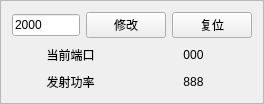
<?xml version="1.0" encoding="UTF-8"?>
<ui version="4.0">
 <class>LinkTest</class>
 <widget class="QFrame" name="LinkTest">
  <property name="geometry">
   <rect>
    <x>0</x>
    <y>0</y>
    <width>264</width>
    <height>104</height>
   </rect>
  </property>
  <property name="windowTitle">
   <string>Frame</string>
  </property>
  <property name="styleSheet">
   <string notr="true"/>
  </property>
  <property name="frameShape">
   <enum>QFrame::StyledPanel</enum>
  </property>
  <property name="frameShadow">
   <enum>QFrame::Raised</enum>
  </property>
  <layout class="QVBoxLayout" name="verticalLayout">
   <item>
    <layout class="QHBoxLayout" name="horizontalLayout">
     <item>
      <widget class="QLineEdit" name="lineEdit">
       <property name="text">
        <string>2000</string>
       </property>
      </widget>
     </item>
     <item>
      <widget class="QPushButton" name="btnChangeIp">
       <property name="text">
        <string>修改</string>
       </property>
      </widget>
     </item>
     <item>
      <widget class="QPushButton" name="btnReset">
       <property name="text">
        <string>复位</string>
       </property>
      </widget>
     </item>
    </layout>
   </item>
   <item>
    <layout class="QGridLayout" name="gridLayout">
     <item row="0" column="0">
      <widget class="QLabel" name="label_3">
       <property name="text">
        <string>当前端口</string>
       </property>
       <property name="alignment">
        <set>Qt::AlignCenter</set>
       </property>
      </widget>
     </item>
     <item row="0" column="1">
      <widget class="QLabel" name="labelIp">
       <property name="text">
        <string>000</string>
       </property>
       <property name="alignment">
        <set>Qt::AlignCenter</set>
       </property>
      </widget>
     </item>
     <item row="1" column="0">
      <widget class="QLabel" name="label_2">
       <property name="text">
        <string>发射功率</string>
       </property>
       <property name="alignment">
        <set>Qt::AlignCenter</set>
       </property>
      </widget>
     </item>
     <item row="1" column="1">
      <widget class="QLabel" name="labelPow">
       <property name="text">
        <string>888</string>
       </property>
       <property name="alignment">
        <set>Qt::AlignCenter</set>
       </property>
      </widget>
     </item>
    </layout>
   </item>
  </layout>
 </widget>
 <resources/>
 <connections/>
</ui>
